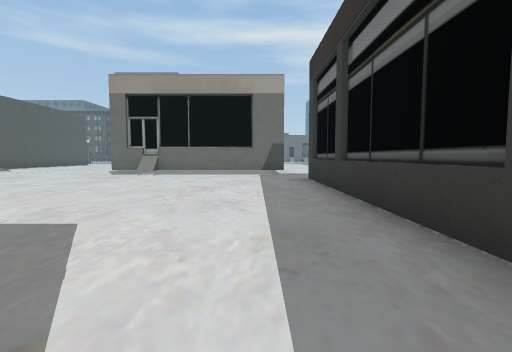
[1] (above)

24 first-person views from a walk through a Unity game level. The camera is 1.2 m above the floor, tilts 4° down and sees 85° across. The floor is counted in squares, 2 m on a side. Each view is taken from the middle of a square. On the plan, view 1 faces up. The plan holds only what a view shows up to about 9 squares ahead; the rest is blank. The place goes on beyond the plan. Some animated figures are not drawn. Some surface patterns are stand-ins.

[2]
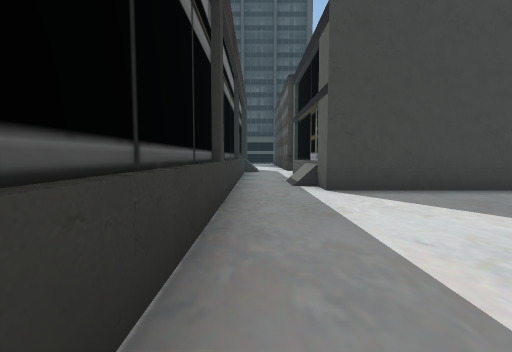

[3]
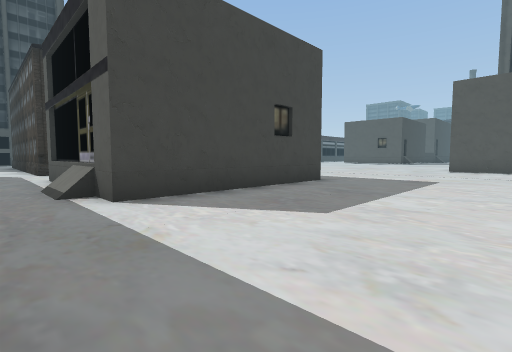

[4]
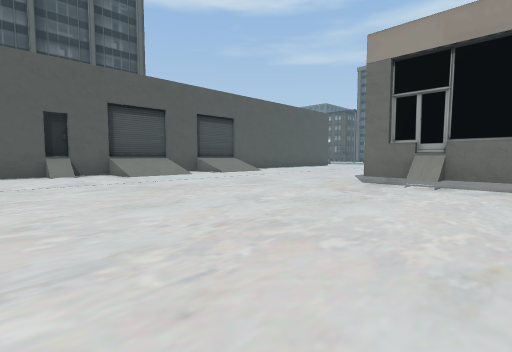

[5]
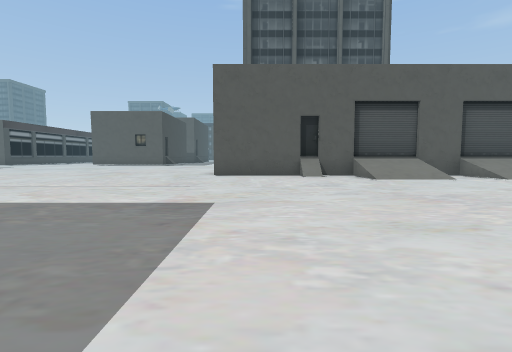

[6]
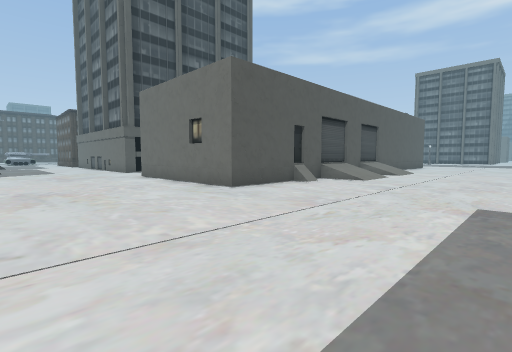

[7]
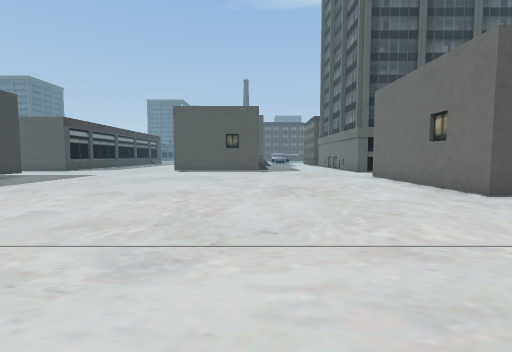

[8]
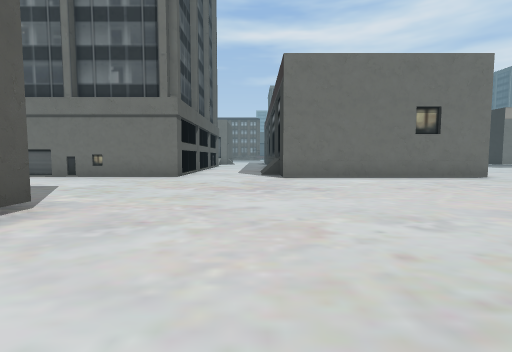

[9]
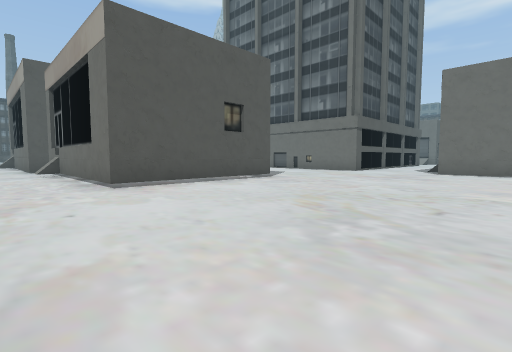

[10]
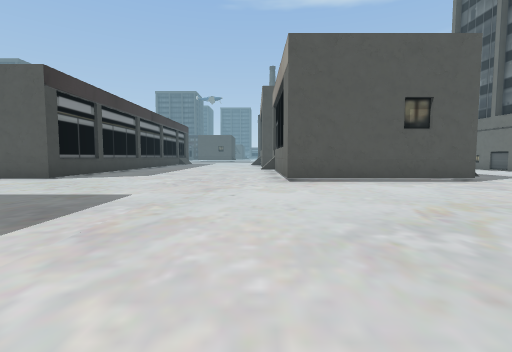

[11]
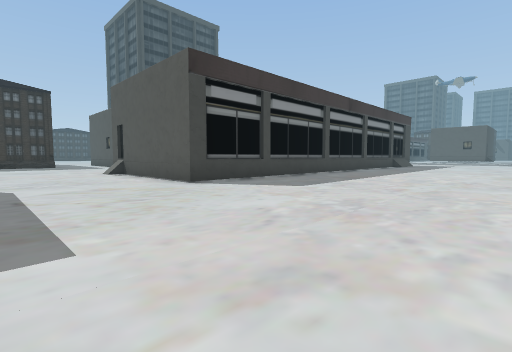

[12]
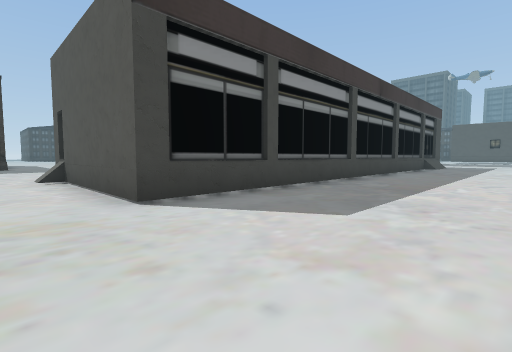

[13]
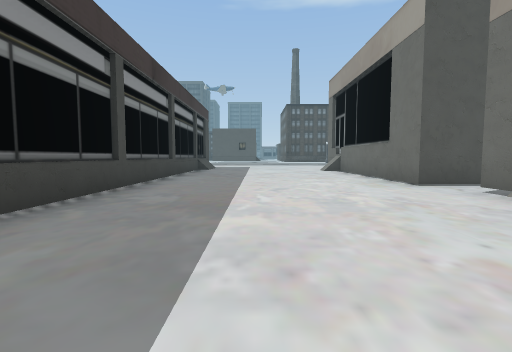

[14]
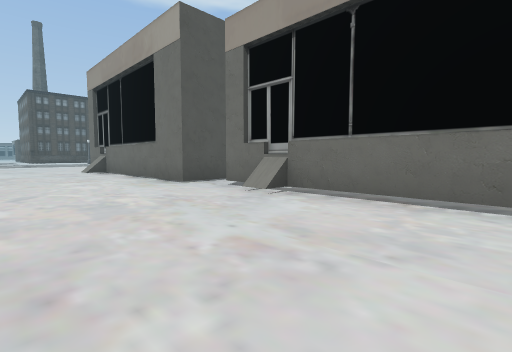

[15]
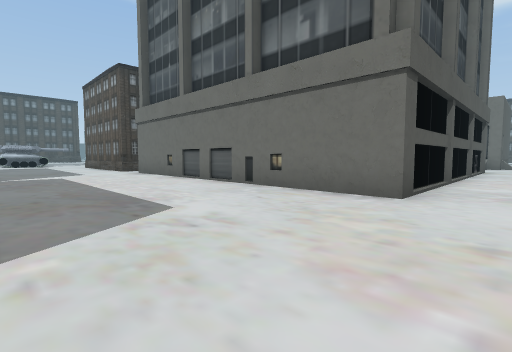

[16]
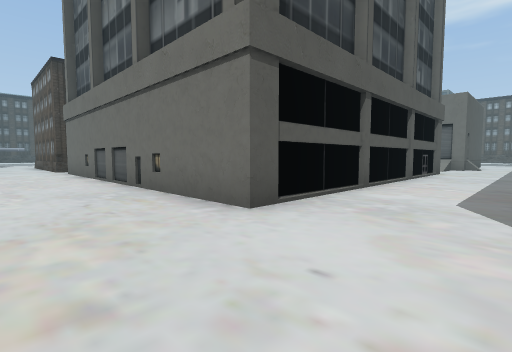

[17]
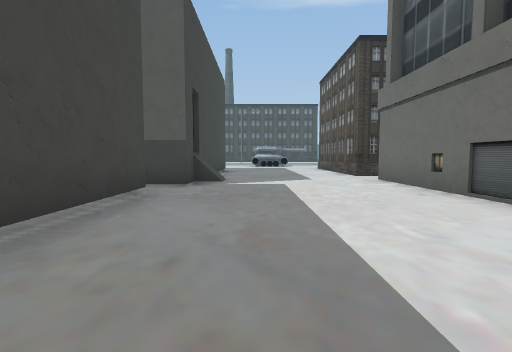

[18]
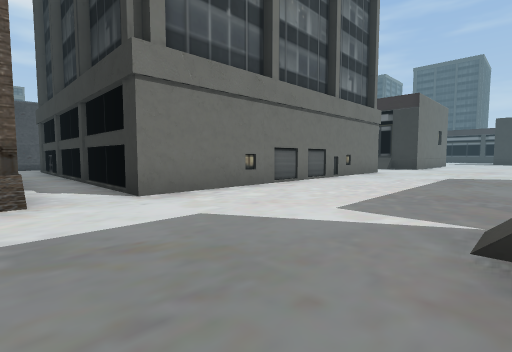

[19]
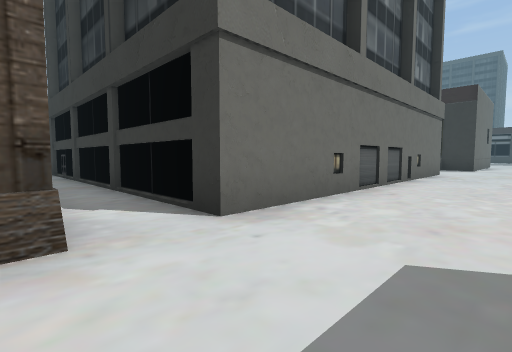

[20]
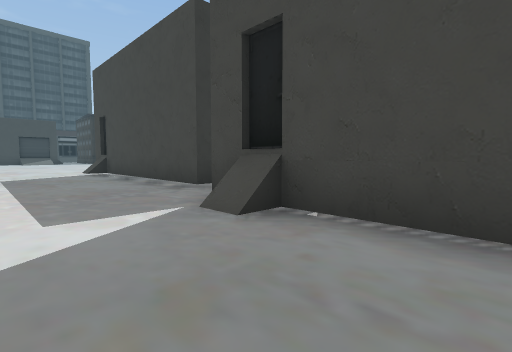

[21]
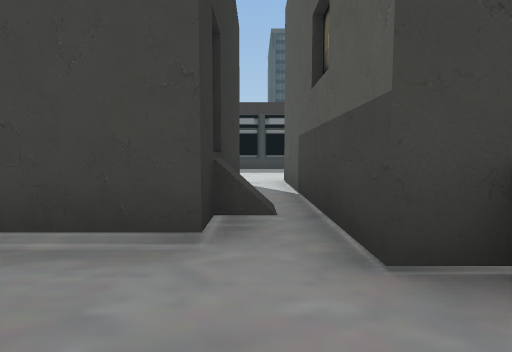

[22]
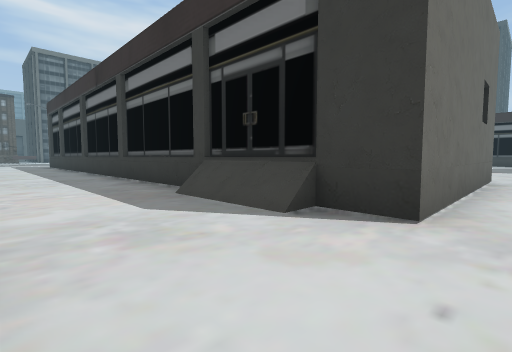

[23]
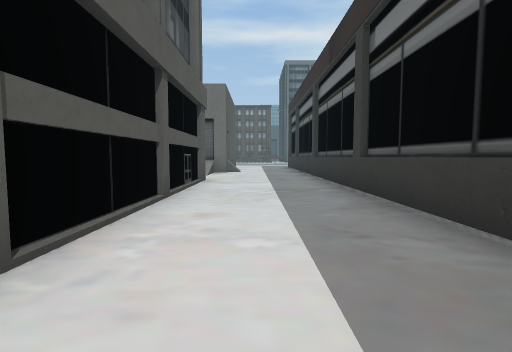

[24]
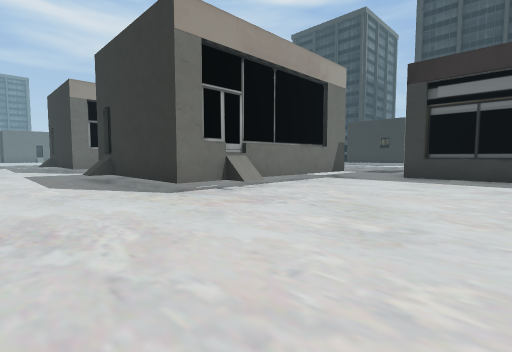

### Floor plan
Key: @ floor where view 1 was taken; # wall or solid block; . floor; / step, stairs or slope; O other object.
Columns run from 31 left of view 1 to 2 right of it. Each row starts with its distance up from view 1.
 13            ...#         ..O
 12            ...#         ...
 11   O       O...#    #/   ...O
 10   O        ...#    #// ....O
  9  .O        ...#    #.......OOOOOO.
  8  .O        ...#    #//............
  7  .O        ...#    #//...........#
  6  .O        ...#    #//...........#
  5  .O        ...#    #/............#
  4  .O        ...#    #.............#
  3 #.OOO   OOO...#    #.............#
  2 O.............######.............#
  1 .................................#
  0 ..........................#####@.#
 -1 ..........................    O/.#
 -2 ..O....................../     O.#
 -3 ####.######............../    O..#
 -4    #O     #..............     O..
 -5    #.     #.............       ..
 -6    O.O    O............        .
 -7 OOOO.OOOOOO...........        #.
 -8 .....................
 -9 ....................
-10 ...................
-11 ...............
-12 ..............
-13 ..............
-14 ##########....
-15          #....
-16          #....
-17          #....
-18          #/..

Positions as (right, up) in squares from view 1, and headings:
1: (0, 0), facing up
2: (1, 5), facing down
3: (1, 4), facing down-left
4: (-2, 3), facing up-left
5: (-3, 3), facing left
6: (-6, -3), facing up-left
7: (-6, -3), facing left
8: (-18, -6), facing up
9: (-15, -9), facing up-left
10: (-14, -8), facing left
11: (-18, -8), facing down-left
12: (-20, -10), facing down-left
13: (-22, -11), facing left
14: (-22, -11), facing up-left
15: (-19, -2), facing up-left
16: (-18, 0), facing up-left
17: (-22, -1), facing left
18: (-31, -2), facing up-right
19: (-31, 0), facing up-right
20: (-31, 0), facing down-right
21: (-27, -1), facing down
22: (-20, 1), facing up-right
23: (-19, 4), facing up
24: (-7, 5), facing up-right
